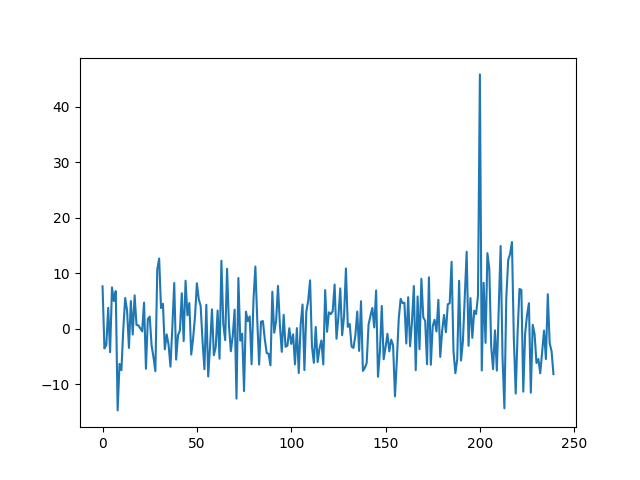

Source code (Python):
import csv
import numpy as np
from numpy.linalg import inv
import random
import math
import sys
import matplotlib.pyplot as plt

# 1. 读取预测数据
n_row = 0
predict = []
text = open('result/predict.csv', 'r', encoding='big5')
row = csv.reader(text , delimiter=",")
for r in row:
    # 第0行没有数据
    if n_row != 0:
        predict.append(float(r[1]))
    n_row = n_row+1
text.close()

# 2. 读取实际结果
n_row = 0
ans = []
text2 = open('result/ans.csv', 'r', encoding='big5')
row2 = csv.reader(text2 , delimiter=",")
for r2 in row2:
    # 第0行没有数据
    if n_row != 0:
        ans.append(float(r2[1]))
    n_row = n_row+1
text2.close()

# print(predict)
# print(ans)
ans = np.array(ans)
predict =  np.array(predict)

loss = ans - predict
cost = np.sum(loss ** 2) / len(ans)
cost_a = math.sqrt(cost)
print(len(ans),cost,cost_a)

x = range(240)
plt.figure()
plt.plot(x,loss)
plt.savefig("error.png")